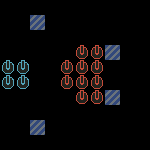

A level layout from a 2D game, rendered from its tile map. Below: a short description, then the map file with its tile-grid data intact:
An orthogonal 10x10 tile map with 15x15 px tiles, 1 tile layer (Layer2).

<map version="1.2" tiledversion="1.2.4" orientation="orthogonal" renderorder="right-down" width="10" height="10" tilewidth="15" tileheight="15" infinite="0" nextlayerid="3" nextobjectid="10">
 <tileset firstgid="1" source="tileset.tsx" />
 <layer id="1" name="Layer2" width="10" height="10">
  <data encoding="csv">
0,0,0,0,0,0,0,0,0,0,
0,0,4,0,0,0,0,0,0,0,
0,0,0,0,0,0,0,0,0,0,
0,0,0,0,0,2147483653,2147483653,4,0,0,
6,6,0,0,2147483653,2147483653,2147483653,0,0,0,
6,6,0,0,2147483653,2147483653,2147483653,0,0,0,
0,0,0,0,0,2147483653,2147483653,4,0,0,
0,0,0,0,0,0,0,0,0,0,
0,0,4,0,0,0,0,0,0,0,
0,0,0,0,0,0,0,0,0,0
</data>
 </layer>
 <objectgroup id="2" name="Cha" />
</map>
